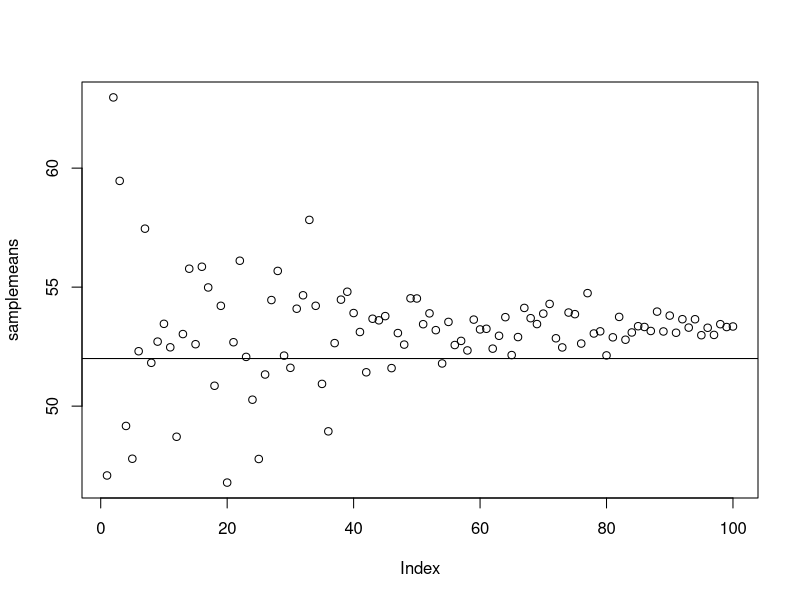
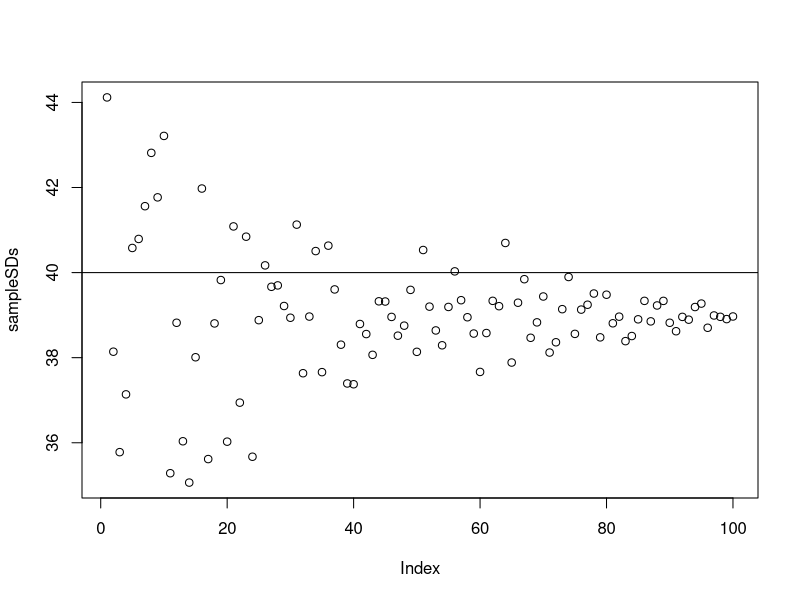

Generate these figures, in order, with R:
population <- rnorm(1000, 52, 40)
samplemeans <- vector(length=100)
sampleSDs <- vector(length=100)
for(i in 1:100){
  y <- sample(population, i*10)
  
  samplemeans[i] <- mean(y)
  sampleSDs[i] <- sd(y)
}

plot(samplemeans)
abline(h=52)

plot(sampleSDs)
abline(h=40)

